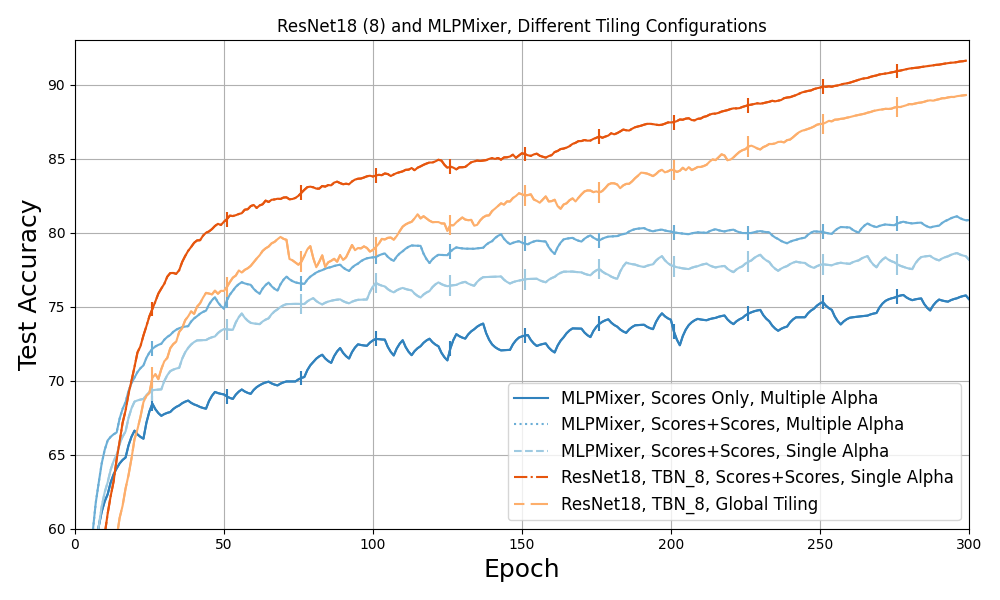

Generate this figure with Python:
import pandas as pd
import seaborn as sns
import matplotlib.pyplot as plt


import seaborn as sns
import matplotlib.pyplot as plt
import pandas as pd
import matplotlib



N=20
cmap = plt.cm.get_cmap('tab20c', N)
colors = [matplotlib.colors.to_hex(cmap(i)) for i in range(N)]
print(colors)
#color1=colors[0]
#color2=colors[1]
def smooth(scalars, weight):  # Weight between 0 and 1
        last = scalars[0]  # First value in the plot (first timestep)
        smoothed = list()
        for point in scalars:
            smoothed_val = last * weight + (1 - weight) * point  # Calculate smoothed value
            smoothed.append(smoothed_val)                        # Save it
            last = smoothed_val                                  # Anchor the last smoothed value
            
        return smoothed
def mean_std(file1,file2):
    def smooth(scalars, weight):  # Weight between 0 and 1
        last = scalars[0]  # First value in the plot (first timestep)
        smoothed = list()
        for point in scalars:
            smoothed_val = last * weight + (1 - weight) * point  # Calculate smoothed value
            smoothed.append(smoothed_val)                        # Save it
            last = smoothed_val                                  # Anchor the last smoothed value
            
        return smoothed

    df1 = pd.read_csv(file1)
    df2 = pd.read_csv(file2)

    # Calculate mean and standard deviation for each 'Step' across the two runs
    mean_values = pd.concat([df1.groupby('Step')['Value'].mean(),
                            df2.groupby('Step')['Value'].mean()], axis=1).mean(axis=1)


    #print(pd.concat([df1.groupby('Step')['Value'].mean(),
                            #df2.groupby('Step')['Value'].mean()], axis=1).std(axis=1))
    #sys.exit()
    
    std_values = pd.concat([df1.groupby('Step')['Value'].mean(),
                        df2.groupby('Step')['Value'].mean()], axis=1).std(axis=1)
    #print(std_values.mean())
    
    #print(std_values)
    

    mean_=smooth(mean_values.values,0.9)
    std_=smooth(std_values.values,1)
    
    #print(std_)
    #std_=[i for i in std_ ]
    threshold=0.25
    std_ = [min(threshold, i) for i in std_]
    # Create a new dataframe with 'Step', 'Mean', and 'Std' columns
    result_df1 = pd.DataFrame({'Step': mean_values.index, 'Mean': mean_, 'Std':std_})
    result_df1['Std'] = result_df1['Std'].clip(upper=2.0)



    return result_df1, std_values.mean()    


'''
TODO:
add mlpmixer, resnet50 
add global compression 
figure 1: resnet50, mlpmixer (both have 600+epochs)
figure 2: both resnet18's

TODO this fig: 
add global compression for both resnet18 8 and 4.
change colors

resnet18-8-global 205.txt
resnet18-4-global 174,175.txt
'''
#result_df1, df1_std=mean_std('csv/169.csv', 'csv/171.csv') #resnet18, 4, single
#result_df2, df2_std=mean_std('csv/172.csv', 'csv/172.csv') #resnet18, 4, multiple & single, scores only
#result_df3, df3_std=mean_std('csv/174.csv', 'csv/174.csv',) #resnet18, 4, global

#8
#result_df4, df4_std=mean_std('csv/176.csv', 'csv/177.csv') #resnet18,8,multiple/single
#result_df5, df5_std=mean_std('csv/180.csv', 'csv/181.csv') #resnet18,8,multiple/single, scores only
#result_df6, df6_std=mean_std('csv/205.csv', 'csv/205.csv') #resnet18,8,multiple/single, scores only

df1=pd.read_csv('csv/log_tiled_mlpmixer_patch4_cr4                  _alpha_param_scores_alpha_type_multiple_global_None.csv',)
df1_test_acc=df1.iloc[0].values
import numpy as np
df1_test_acc=np.repeat(df1_test_acc,3)
df1_test_acc=smooth(df1_test_acc, 0.7)


df2=pd.read_csv('csv/log_tiled_mlpmixer_patch4_cr4                  _alpha_param_weight_alpha_type_multiple_global_None.csv',)
df2_test_acc=df2.iloc[0].values

df2_test_acc=np.repeat(df2_test_acc,3)
df2_test_acc=smooth(df2_test_acc, 0.7)
df2_test_acc=[i+1.8 for i in df2_test_acc]

df3=pd.read_csv('csv/log_tiled_mlpmixer_patch4_cr4                  _alpha_param_weight_alpha_type_single_global_4.csv',)
df3_test_acc=df3.iloc[0].values
df3_test_acc=np.repeat(df3_test_acc,3)
df3_test_acc=smooth(df3_test_acc, 0.7)


df4=pd.read_csv('csv/log_tiled_mlpmixer_patch4_cr4                  _alpha_param_weight_alpha_type_single_global_None.csv',)
df4_test_acc=df4.iloc[0].values
df4_test_acc=np.repeat(df4_test_acc,3)
df4_test_acc=smooth(df4_test_acc, 0.7)

# Plot with seaborn
plt.figure(figsize=(10, 6))

plt.plot([ i for i in range(len(df1_test_acc))], df1_test_acc, label='MLPMixer, Scores Only, Multiple Alpha', color=colors[0], linestyle='solid')
plt.errorbar([ i for i in range(len(df1_test_acc))], df1_test_acc,0.5, errorevery=(1, 25),color=colors[0])#marker='^',

plt.plot([ i for i in range(len(df2_test_acc))], df2_test_acc, label='MLPMixer, Scores+Scores'', Multiple Alpha', color=colors[1], linestyle='dotted')
plt.errorbar([ i for i in range(len(df2_test_acc))], df2_test_acc, 0.5,  errorevery=(1, 25),color=colors[1])#marker='^',


plt.plot([ i for i in range(len(df4_test_acc))], df4_test_acc, label='MLPMixer, Scores+Scores'', Single Alpha', color=colors[2], linestyle='dashed')
plt.errorbar([ i for i in range(len(df4_test_acc))], df4_test_acc, 0.7,  errorevery=(1, 25),color=colors[2])#marker='^',






result_df4, df4_std=mean_std('csv/176.csv', 'csv/177.csv') #resnet18,8,multiple/single
result_df5, df5_std=mean_std('csv/180.csv', 'csv/181.csv') #resnet18,8,multiple/single, scores only
result_df6, df6_std=mean_std('csv/205.csv', 'csv/205.csv') #resnet18,8,multiple/single, scores only
plt.plot(result_df4['Step'], result_df4['Mean'], linestyle='dashdot', label='ResNet18, TBN_8, Scores+Scores, Single Alpha',color=colors[4])
plt.errorbar(result_df4['Step'].values , result_df4['Mean'].values , 0.5,  errorevery=(1, 25),color=colors[4])#marker='^',

plt.plot(result_df6['Step'], result_df6['Mean'], linestyle=(5,(10,3)), label='ResNet18, TBN_8, Global Tiling',color=colors[6])
plt.errorbar(result_df6['Step'].values , result_df6['Mean'].values , 0.7,  errorevery=(1, 25),color=colors[6])#marker='^',






plt.ylim(60,93)
plt.xlim(0,300)



plt.title('ResNet18 (8) and MLPMixer, Different Tiling Configurations')
plt.xlabel('Epoch', fontsize=18)
plt.ylabel('Test Accuracy', fontsize=18)


plt.legend( fontsize=12)
sns.set(style="whitegrid")
plt.grid(True)

plt.tight_layout()

plt.savefig('ablation2.png')